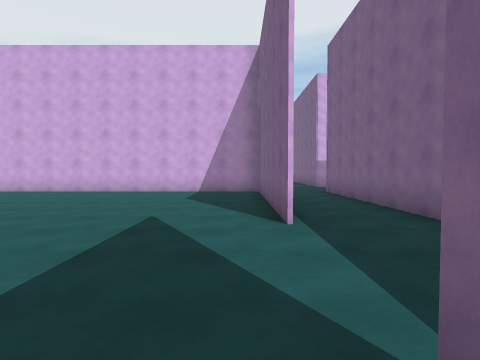
view 1 (above)

22 first-person views from a walk through a 3-D level made in the Unity game engine. The camera is 1.5 m above the floor, tilts 2° down and sees 80° across. The floor is counted in squares, 2 m on a side. Each view is taken from the middle of a square. On the plan, view 1 faces up. The plan holds only what a view shows up to about 10 squares ahead; the rest is blank. The place goes on beyond the plan. The player is left out.

view 2
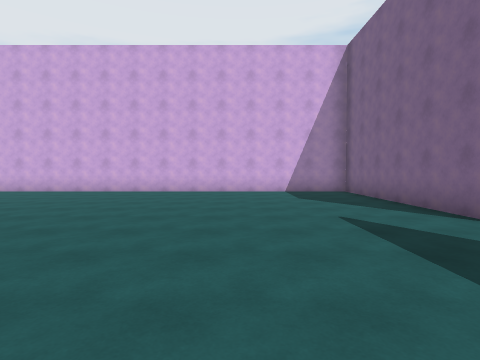

view 3
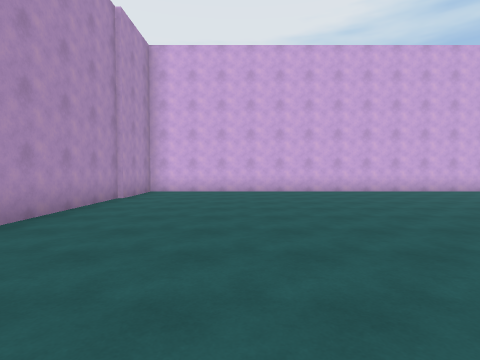

view 4
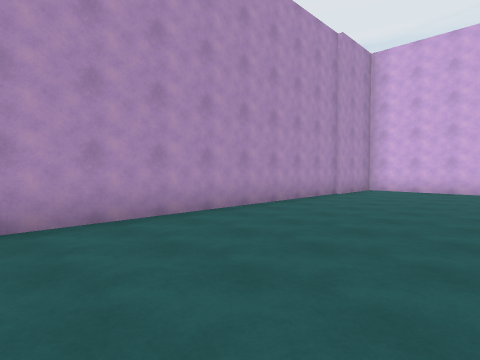

view 5
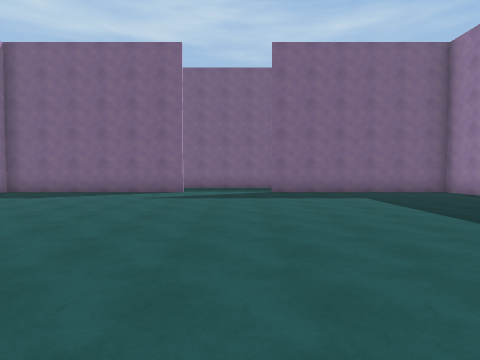

view 6
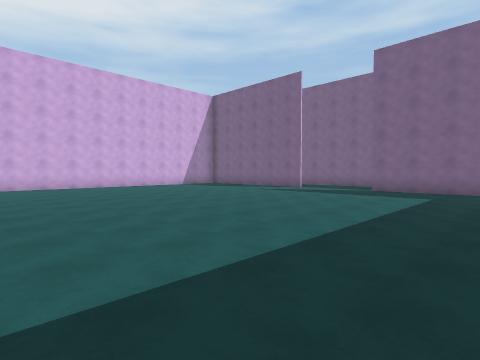

view 7
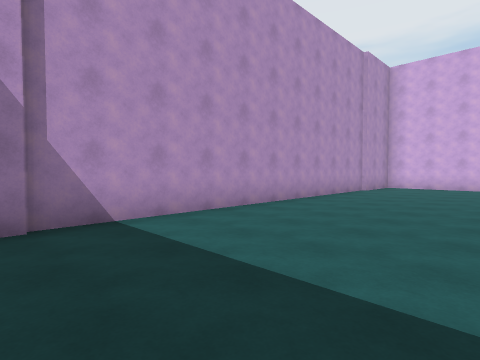

view 8
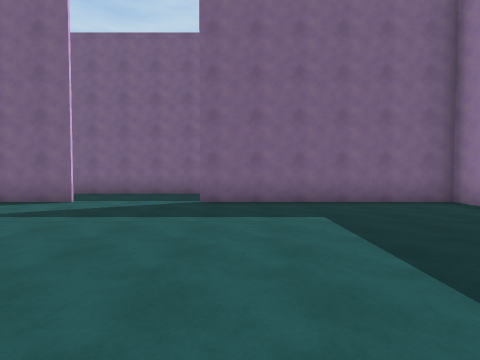

view 9
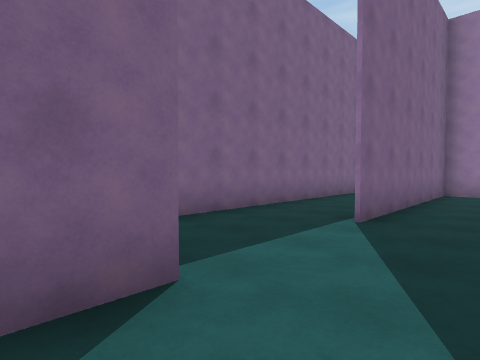

view 10
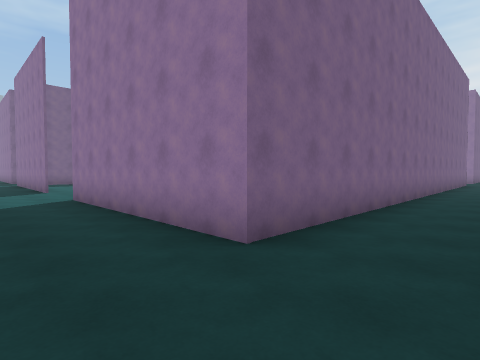

view 11
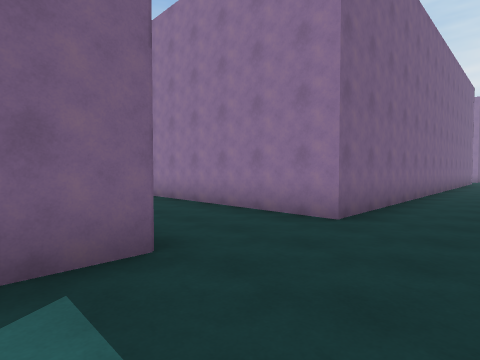

view 12
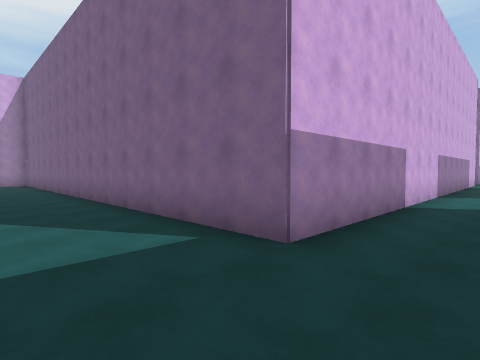

view 13
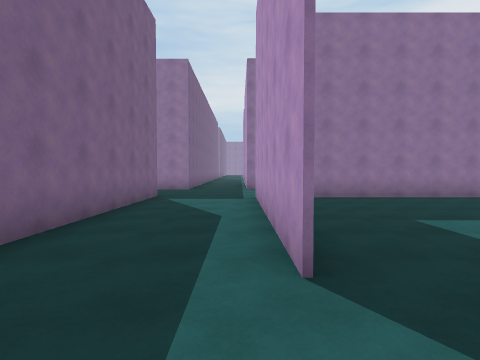

view 14
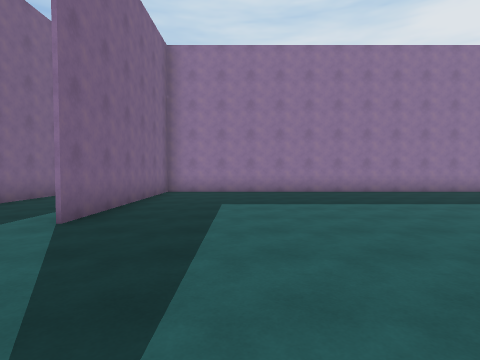

view 15
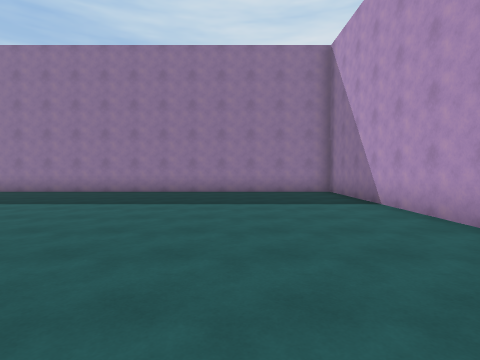

view 16
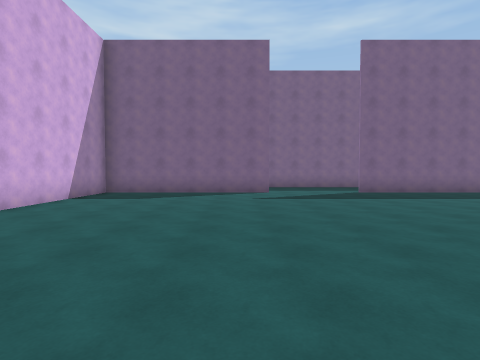

view 17
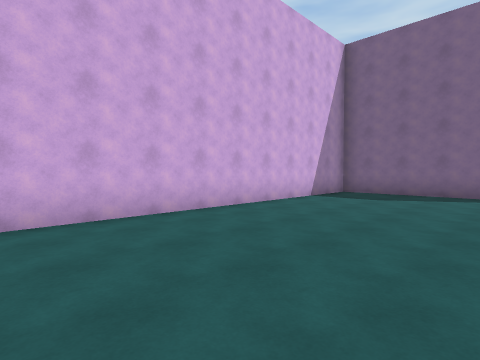

view 18
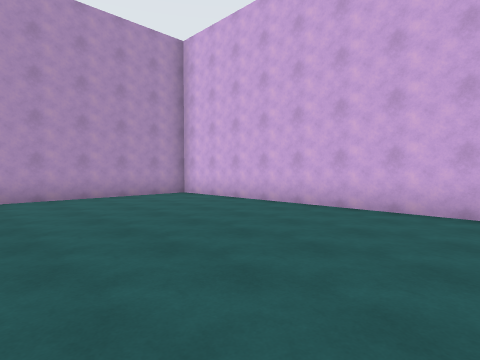

view 19
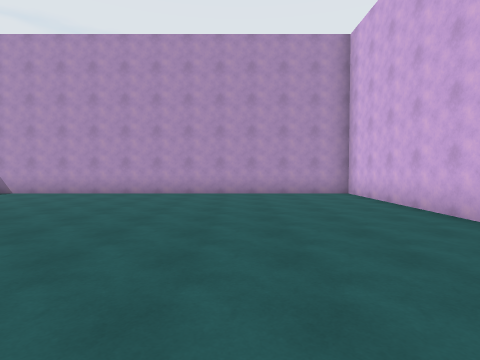

view 20
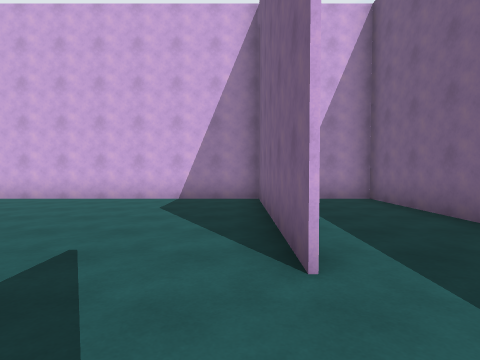

view 21
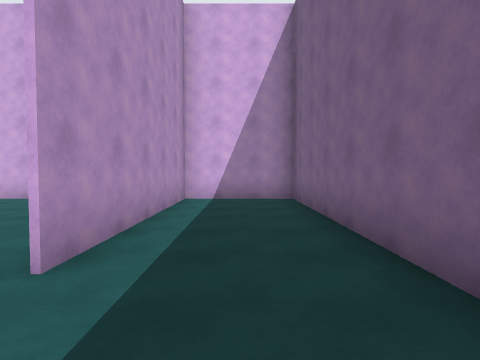

view 22
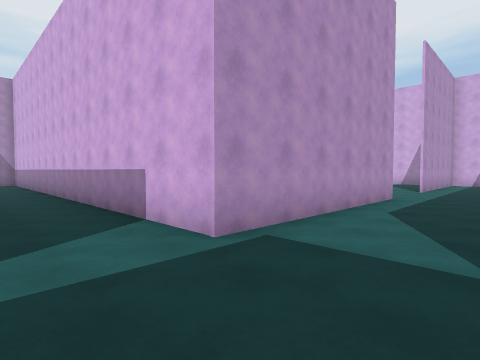

### Floor plan
Points are (right, up) in squares from view 1. A wall is a line through its corners. A room is listed if a view was taken in it or the views show most of it. See-through windows are left out.
Room 1 (views 1, 2, 3, 4, 5, 6, 7, 8, 9)
walls: (0.7, 3.9) (0.7, 9.9) (-14.2, 9.9) (-14.2, -2.8); (0.7, -3.5) (0.7, 1); (3, -3.5) (3, 3.4)
ways out: opening at (2, 4) to room 2
Room 2 (views 10, 11, 12, 13, 14, 15, 16, 17, 18, 19, 20, 21, 22)
walls: (0.6, 19.1) (0.6, 13.1) (-9.1, 13.1); (0.5, 22) (0.5, 27.5); (-0.1, 27.5) (-14.2, 27.5) (-14.2, 13.1) (0.5, 13.1) (0.5, 19.1); (9.6, 12.7) (3.4, 12.7) (3.4, 22.6); (3, 3.4) (3, 9.9) (8.9, 9.9)
ways out: opening at (2, 4) to room 1; opening at (2, 23) to room 3; opening at (8.5, 11.5)
Room 3 (no view inside)
walls: (0.6, 27.4) (0.6, 22); (3.4, 22.6) (3.4, 27.5) (-0.1, 27.5)
ways out: opening at (2, 23) to room 2

Where each view was taken, in squares from view 1:
view 1: 0 up, 0 right, facing up
view 2: 0 up, 3 left, facing up
view 3: 0 up, 11 left, facing up
view 4: 1 down, 10 left, facing up-left
view 5: 2 up, 9 left, facing right
view 6: 3 down, 10 left, facing up-right
view 7: 3 down, 10 left, facing up-left
view 8: 0 up, 6 left, facing right
view 9: 5 up, 1 left, facing down-right
view 10: 12 up, 1 right, facing down-right
view 11: 14 up, 1 right, facing down-right
view 12: 11 up, 1 right, facing up-right
view 13: 21 up, 1 right, facing down
view 14: 23 up, 2 left, facing down
view 15: 23 up, 11 left, facing down
view 16: 23 up, 9 left, facing right
view 17: 23 up, 9 left, facing up-right
view 18: 22 up, 6 left, facing up-left
view 19: 24 up, 5 left, facing left
view 20: 20 up, 0 right, facing up
view 21: 20 up, 2 right, facing up
view 22: 11 up, 3 right, facing up-left
